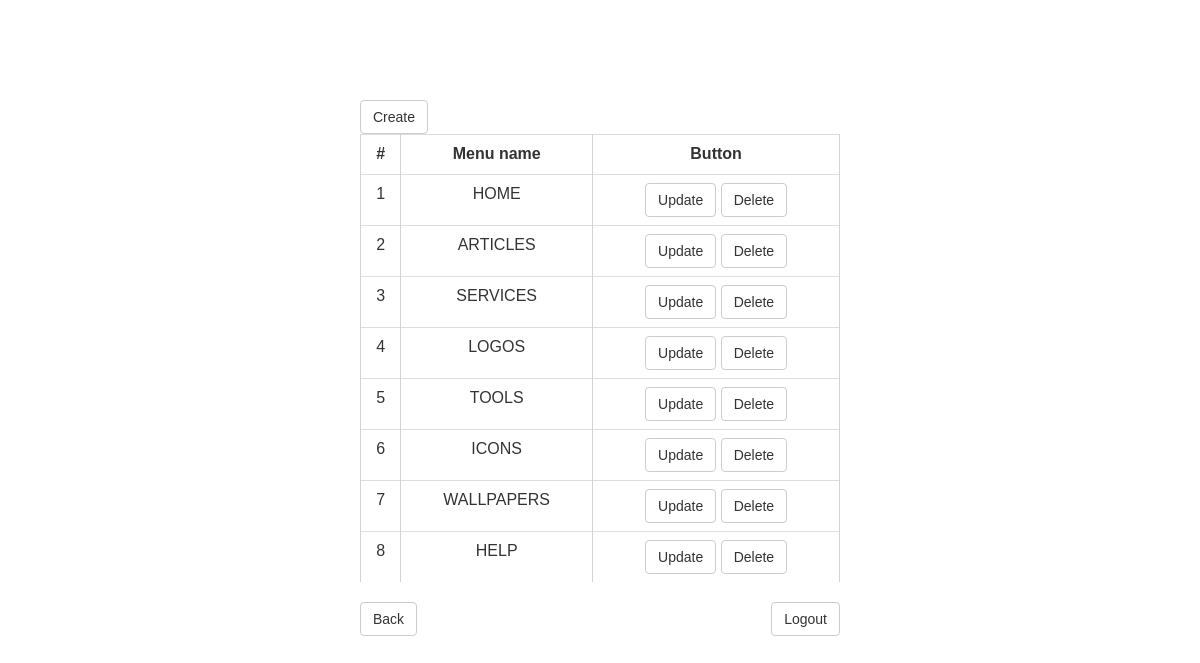
Page /admin/menu/menuChange.php on the committed database.
### tables this page shows
CREATE TABLE `navbar` (
  `id` int(11) NOT NULL,
  `name` varchar(50) NOT NULL
);

### config.php (called while the page is built, shortened)
<?php
class database{
	public $hostname = 'localhost';
	public $username = 'root';
	public $password = '';
	public $db_name = 'week10day04-task';
	public $connect;
	public function __construct(){
		$this -> connect = mysqli_connect($this -> hostname, $this -> username, $this -> password, $this -> db_name);
	}
	public function select($table, $column = "*", $id = NULL, $whereColumn = NULL, $search=NULL, $orderByColumn = NULL, $ABC_DESC = NULL, $limit = NULL){
		if($this->connect){
			$sql = "SELECT $column FROM $table ";
			$query = mysqli_query($this -> connect, $sql);
			return $query;
		}else{
			echo'Error';
		}
	}
}

### admin/menu/menuChange.php (the view, shortened to what this page needs)
<!DOCTYPE html>
<html>
<head>
	<link rel="stylesheet" type="text/css" href="../../css/bootstrap.css">
	<link rel="stylesheet" type="text/css" href="../../css/style.css">
</head>
<body>
	<section id='menu'>
		<a class="btn btn-default" href="create.php">Create</a>
		<table class="table">
			<tr>
				<th>#</th>
				<th>Menu name</th>
				<th>Button</th>
			</tr>
			<?php
				include"../../config.php";
				$con = new database;
				$b = $con -> select('navbar', 'id,name');
				while($row = mysqli_fetch_assoc($b)){
			?>
				<tr>
				<?php foreach ($row as $value) {
					echo "<td>$value</td>";
				}
				?>
				<td>
					<a class="btn btn-default" href="update.php?id=<?=$row['id'];?>">Update</a>
					<a class="btn btn-default" href="delete.php?id=<?=$row['id'];?>">Delete</a>
				</td>
				</tr>
			<?php
				}
			?>
		</table>
		<a class="btn btn-default" href="../admin.php">Back</a>
		<a class="btn btn-default pull-right" href="../logout.php">Logout</a>
	</section>
</body>
</html>

### css/style.css (style rules this page uses)
html,body,div,span,applet,object,iframe,h1,h2,h3,h4,h5,h6,p,blockquote,pre,a,abbr,acronym,address,big,cite,code,del,dfn,em,img,ins,kbd,q,s,samp,small,strike,strong,sub,sup,tt,var,b,u,i,dl,dt,dd,ol,nav ul,nav li,fieldset,form,label,legend,table,caption,tbody,tfoot,thead,tr,th,td,article,aside,canvas,details,embed,figure,figcaption,footer,header,hgroup,menu,nav,output,ruby,section,summary,time,mark,audio,video { margin:0;padding:0;border:0;font-size:100%;font:inherit;vertical-align:baseline; }
article, aside, details, figcaption, figure,footer, header, hgroup, menu, nav, section { display: block; }
table { border-collapse:collapse;border-spacing:0; }
a { text-decoration:none; }
body { font-family: 'Monda', sans-serif; }
#menu { width: 40%; margin: 100px auto; }
#menu th { font-weight: bold; text-align: center; border-left: 1px solid lightgray; border-right: 1px solid lightgray; }
#menu table { text-align: center; }
#menu td { border-left: 1px solid lightgray; border-right: 1px solid lightgray; }

### rows in the picture
navbar: id "1", name "HOME"
navbar: id "2", name "ARTICLES"
navbar: id "3", name "SERVICES"
navbar: id "4", name "LOGOS"
navbar: id "5", name "TOOLS"
navbar: id "6", name "ICONS"
navbar: id "7", name "WALLPAPERS"
navbar: id "8", name "HELP"
